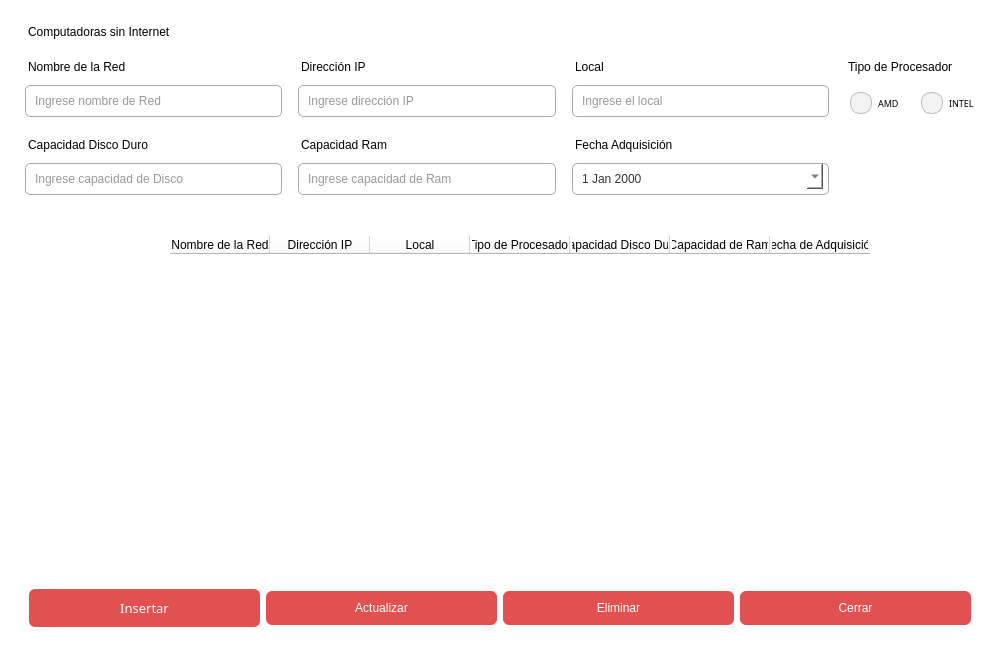
<?xml version="1.0" encoding="UTF-8"?>
<ui version="4.0">
 <class>Dialog</class>
 <widget class="QDialog" name="Dialog">
  <property name="windowModality">
   <enum>Qt::ApplicationModal</enum>
  </property>
  <property name="geometry">
   <rect>
    <x>0</x>
    <y>0</y>
    <width>1000</width>
    <height>600</height>
   </rect>
  </property>
  <property name="minimumSize">
   <size>
    <width>0</width>
    <height>0</height>
   </size>
  </property>
  <property name="font">
   <font>
    <family>Bahnschrift Light SemiCondensed</family>
    <pointsize>9</pointsize>
   </font>
  </property>
  <property name="windowTitle">
   <string>Gestionar Computadoras sin Internet</string>
  </property>
  <property name="windowIcon">
   <iconset>
    <normaloff>../imgs/logo1.png</normaloff>../imgs/logo1.png</iconset>
  </property>
  <property name="styleSheet">
   <string notr="true">background-color:white;</string>
  </property>
  <layout class="QGridLayout" name="gridLayout">
   <item row="0" column="0">
    <widget class="QFrame" name="frame_2">
     <property name="minimumSize">
      <size>
       <width>0</width>
       <height>0</height>
      </size>
     </property>
     <property name="styleSheet">
      <string notr="true">border-radius:6px;
background-color:white;</string>
     </property>
     <property name="frameShape">
      <enum>QFrame::StyledPanel</enum>
     </property>
     <property name="frameShadow">
      <enum>QFrame::Raised</enum>
     </property>
     <layout class="QGridLayout" name="gridLayout_2">
      <item row="6" column="0" colspan="5">
       <widget class="QFrame" name="frame">
        <property name="frameShape">
         <enum>QFrame::StyledPanel</enum>
        </property>
        <property name="frameShadow">
         <enum>QFrame::Raised</enum>
        </property>
        <layout class="QHBoxLayout" name="horizontalLayout">
         <item>
          <widget class="QPushButton" name="btn_insertar">
           <property name="font">
            <font>
             <family>Bahnschrift Light SemiCondensed</family>
             <pointsize>10</pointsize>
             <weight>50</weight>
             <italic>false</italic>
             <bold>false</bold>
            </font>
           </property>
           <property name="styleSheet">
            <string notr="true">QPushButton{
  width: 100%;
  padding: 10px;
  border-radius: 6px;
  line-height: 18px;
  color:white;
background-color:rgb(225, 81, 81);
font: 10pt &quot;Bahnschrift Light SemiCondensed&quot;;}

QPushButton:hover{
  background-color: rgb(113, 40, 40);}</string>
           </property>
           <property name="text">
            <string>Insertar</string>
           </property>
          </widget>
         </item>
         <item>
          <widget class="QPushButton" name="btn_actualizar">
           <property name="styleSheet">
            <string notr="true">QPushButton{ 
  width: 100%;
  padding: 10px;
  border-radius: 6px;
  line-height: 18px;
background-color:rgb(225, 81, 81);
  color:white;
font: 10pt &quot;Bahnschrift Light SemiCondensed&quot;;
}

QPushButton:hover{
  background-color: rgb(113, 40, 40);}</string>
           </property>
           <property name="text">
            <string>Actualizar</string>
           </property>
          </widget>
         </item>
         <item>
          <widget class="QPushButton" name="btn_eliminar">
           <property name="styleSheet">
            <string notr="true">QPushButton{
  width: 100%;
  padding: 10px;
  border-radius: 6px;
  line-height: 18px;
background-color:rgb(225, 81, 81);
  color:white;
font: 10pt &quot;Bahnschrift Light SemiCondensed&quot;;}

QPushButton:hover{
  background-color: rgb(113, 40, 40);}</string>
           </property>
           <property name="text">
            <string>Eliminar</string>
           </property>
          </widget>
         </item>
         <item>
          <widget class="QPushButton" name="btn_cerrar">
           <property name="styleSheet">
            <string notr="true">QPushButton{
  width: 100%;
  padding: 10px;
  border-radius: 6px;
  line-height: 18px;
  color:white;
background-color:rgb(225, 81, 81);
font: 10pt &quot;Bahnschrift Light SemiCondensed&quot;;}

QPushButton:hover{
  background-color: rgb(113, 40, 40);}</string>
           </property>
           <property name="text">
            <string>Cerrar</string>
           </property>
          </widget>
         </item>
        </layout>
       </widget>
      </item>
      <item row="2" column="2">
       <widget class="QLineEdit" name="txt_local">
        <property name="styleSheet">
         <string notr="true">QLineEdit{
font: 25 9pt &quot;Bahnschrift Light SemiCondensed&quot;;
margin:0 5 5 5;
outline:none;
border:1px solid #aaa;
padding:7px;
border-radius: 5px;
color: #333;
}

QLineEdit:focus{
border: 1px solid rgb(225, 81, 81);

}
</string>
        </property>
        <property name="alignment">
         <set>Qt::AlignLeading|Qt::AlignLeft|Qt::AlignVCenter</set>
        </property>
        <property name="placeholderText">
         <string>Ingrese el local</string>
        </property>
       </widget>
      </item>
      <item row="2" column="4">
       <widget class="QRadioButton" name="rbtn_intel">
        <property name="font">
         <font>
          <family>Bahnschrift Light SemiCondensed</family>
          <pointsize>7</pointsize>
          <weight>50</weight>
          <italic>false</italic>
          <bold>false</bold>
         </font>
        </property>
        <property name="styleSheet">
         <string notr="true">QRadioButton{font: 7pt &quot;Bahnschrift Light SemiCondensed&quot;;
margin: 0 5px 0 5px;

    border-radius:          10px;
}

QRadioButton::indicator {
    width:                  10px;
    height:                 10px;
    border-radius:          10px;
padding:5px;
}

QRadioButton::indicator:checked {
    background-color:      rgb(225, 81, 81);

}

QRadioButton::indicator:unchecked {
    background-color:       #f3f3f3;
border-radius: 10px;
    border:                 1px solid #bbbbbb;
}</string>
        </property>
        <property name="text">
         <string>INTEL</string>
        </property>
       </widget>
      </item>
      <item row="0" column="0">
       <widget class="QLabel" name="label">
        <property name="styleSheet">
         <string notr="true">margin: 5px;
font: 13pt &quot;Bahnschrift&quot;;</string>
        </property>
        <property name="text">
         <string>Computadoras sin Internet</string>
        </property>
       </widget>
      </item>
      <item row="3" column="0">
       <widget class="QLabel" name="label_6">
        <property name="styleSheet">
         <string notr="true">margin: 10px 10px 5px 5px;
font: 9pt &quot;Bahnschrift Light SemiCondensed&quot;;
</string>
        </property>
        <property name="text">
         <string>Capacidad Disco Duro</string>
        </property>
       </widget>
      </item>
      <item row="2" column="3">
       <widget class="QRadioButton" name="rbtn_amd">
        <property name="font">
         <font>
          <family>Bahnschrift Light SemiCondensed</family>
          <pointsize>7</pointsize>
          <weight>50</weight>
          <italic>false</italic>
          <bold>false</bold>
         </font>
        </property>
        <property name="styleSheet">
         <string notr="true">QRadioButton {
    color:                  black;
font: 7pt &quot;Bahnschrift Light SemiCondensed&quot;;
margin: 0 5px 0 5px;
padding:5px;
    border-radius:          10px;
}

QRadioButton::indicator {
    width:                  10px;
    height:                 10px;
    border-radius:          10px;
padding:5px;
}

QRadioButton::indicator:checked {
    background-color:      rgb(225, 81, 81);

}

QRadioButton::indicator:unchecked {
    background-color:       #f3f3f3;
border-radius: 10px;
    border:                 1px solid #bbbbbb;
}</string>
        </property>
        <property name="text">
         <string>AMD</string>
        </property>
       </widget>
      </item>
      <item row="3" column="1">
       <widget class="QLabel" name="label_7">
        <property name="styleSheet">
         <string notr="true">margin: 10px 10px 5px 5px;
font: 9pt &quot;Bahnschrift Light SemiCondensed&quot;;
</string>
        </property>
        <property name="text">
         <string>Capacidad Ram</string>
        </property>
       </widget>
      </item>
      <item row="3" column="2">
       <widget class="QLabel" name="label_9">
        <property name="styleSheet">
         <string notr="true">margin: 10px 10px 5px 5px;
font: 9pt &quot;Bahnschrift Light SemiCondensed&quot;;
</string>
        </property>
        <property name="text">
         <string>Fecha Adquisición</string>
        </property>
       </widget>
      </item>
      <item row="4" column="0">
       <widget class="QLineEdit" name="txt_espacio_disco_duro">
        <property name="styleSheet">
         <string notr="true">QLineEdit{
font: 25 9pt &quot;Bahnschrift Light SemiCondensed&quot;;
margin:0 5 5 5;
outline:none;
border:1px solid #aaa;
padding:7px;
border-radius: 5px;
color: #333;
}

QLineEdit:focus{
border: 1px solid rgb(225, 81, 81);

}
</string>
        </property>
        <property name="alignment">
         <set>Qt::AlignLeading|Qt::AlignLeft|Qt::AlignVCenter</set>
        </property>
        <property name="placeholderText">
         <string>Ingrese capacidad de Disco</string>
        </property>
       </widget>
      </item>
      <item row="4" column="1">
       <widget class="QLineEdit" name="txt_ram_integrada">
        <property name="styleSheet">
         <string notr="true">QLineEdit{
font: 25 9pt &quot;Bahnschrift Light SemiCondensed&quot;;
margin:0 5 5 5;
outline:none;
border:1px solid #aaa;
padding:7px;
border-radius: 5px;
color: #333;
}

QLineEdit:focus{
border: 1px solid rgb(225, 81, 81);

}
</string>
        </property>
        <property name="alignment">
         <set>Qt::AlignLeading|Qt::AlignLeft|Qt::AlignVCenter</set>
        </property>
        <property name="placeholderText">
         <string>Ingrese capacidad de Ram</string>
        </property>
       </widget>
      </item>
      <item row="4" column="2">
       <widget class="QDateEdit" name="date_fecha_adquisicion">
        <property name="styleSheet">
         <string notr="true">QDateEdit {
font: 25 9pt &quot;Bahnschrift Light SemiCondensed&quot;;
margin:0 5 5 5;
outline:none;
border:1px solid #aaa;
padding:7px;
border-radius: 5px;
color: #333;}



</string>
        </property>
        <property name="calendarPopup">
         <bool>true</bool>
        </property>
       </widget>
      </item>
      <item row="1" column="0">
       <widget class="QLabel" name="label_2">
        <property name="styleSheet">
         <string notr="true">margin: 10px 10px 5px 5px;
font: 9pt &quot;Bahnschrift Light SemiCondensed&quot;;
</string>
        </property>
        <property name="text">
         <string>Nombre de la Red</string>
        </property>
       </widget>
      </item>
      <item row="5" column="0" colspan="5">
       <widget class="QTableWidget" name="tabla_computadoras">
        <property name="minimumSize">
         <size>
          <width>0</width>
          <height>0</height>
         </size>
        </property>
        <property name="layoutDirection">
         <enum>Qt::LeftToRight</enum>
        </property>
        <property name="styleSheet">
         <string notr="true">QHeaderView::section{
font: 8pt &quot;Bahnschrift Light SemiCondensed&quot;;
}

QTableWidget QtableCornerButton::section{
font: 8pt &quot;Bahnschrift Light SemiCondensed&quot;;
border: solid 1px black;


}
QTableWidget{font: 8pt &quot;Bahnschrift Light SemiCondensed&quot;;
border:solid 1px gray;
margin:30px 0 0 150px;}
</string>
        </property>
        <property name="tabKeyNavigation">
         <bool>false</bool>
        </property>
        <column>
         <property name="text">
          <string>Nombre de la Red</string>
         </property>
        </column>
        <column>
         <property name="text">
          <string>Dirección IP</string>
         </property>
        </column>
        <column>
         <property name="text">
          <string>Local</string>
         </property>
        </column>
        <column>
         <property name="text">
          <string>Tipo de Procesador</string>
         </property>
        </column>
        <column>
         <property name="text">
          <string>Capacidad Disco Duro</string>
         </property>
        </column>
        <column>
         <property name="text">
          <string>Capacidad de Ram</string>
         </property>
        </column>
        <column>
         <property name="text">
          <string>Fecha de Adquisición</string>
         </property>
        </column>
       </widget>
      </item>
      <item row="1" column="3" colspan="2">
       <widget class="QLabel" name="label_5">
        <property name="styleSheet">
         <string notr="true">margin: 10px 10px 5px 5px;
font: 9pt &quot;Bahnschrift Light SemiCondensed&quot;;
</string>
        </property>
        <property name="text">
         <string>Tipo de Procesador</string>
        </property>
       </widget>
      </item>
      <item row="2" column="0">
       <widget class="QLineEdit" name="txt_nombre_red">
        <property name="styleSheet">
         <string notr="true">QLineEdit{
font: 25 9pt &quot;Bahnschrift Light SemiCondensed&quot;;
margin:0 5 5 5;
outline:none;
border:1px solid #aaa;
padding:7px;
border-radius: 5px;
color: #333;
}

QLineEdit:focus{
border: 1px solid rgb(225, 81, 81);

}
</string>
        </property>
        <property name="alignment">
         <set>Qt::AlignLeading|Qt::AlignLeft|Qt::AlignVCenter</set>
        </property>
        <property name="placeholderText">
         <string>Ingrese nombre de Red</string>
        </property>
       </widget>
      </item>
      <item row="2" column="1">
       <widget class="QLineEdit" name="txt_ip">
        <property name="styleSheet">
         <string notr="true">QLineEdit{
font: 25 9pt &quot;Bahnschrift Light SemiCondensed&quot;;
margin:0 5 5 5;
outline:none;
border:1px solid #aaa;
padding:7px;
border-radius: 5px;
color: #333;
}

QLineEdit:focus{
border: 1px solid rgb(225, 81, 81);

}
</string>
        </property>
        <property name="alignment">
         <set>Qt::AlignLeading|Qt::AlignLeft|Qt::AlignVCenter</set>
        </property>
        <property name="placeholderText">
         <string>Ingrese dirección IP</string>
        </property>
       </widget>
      </item>
      <item row="1" column="1">
       <widget class="QLabel" name="label_3">
        <property name="styleSheet">
         <string notr="true">margin: 10px 10px 5px 5px;
font: 9pt &quot;Bahnschrift Light SemiCondensed&quot;;
</string>
        </property>
        <property name="text">
         <string>Dirección IP</string>
        </property>
       </widget>
      </item>
      <item row="1" column="2">
       <widget class="QLabel" name="label_4">
        <property name="styleSheet">
         <string notr="true">margin: 10px 10px 5px 5px;
font: 9pt &quot;Bahnschrift Light SemiCondensed&quot;;
</string>
        </property>
        <property name="text">
         <string>Local</string>
        </property>
       </widget>
      </item>
     </layout>
    </widget>
   </item>
  </layout>
 </widget>
 <resources/>
 <connections/>
</ui>
